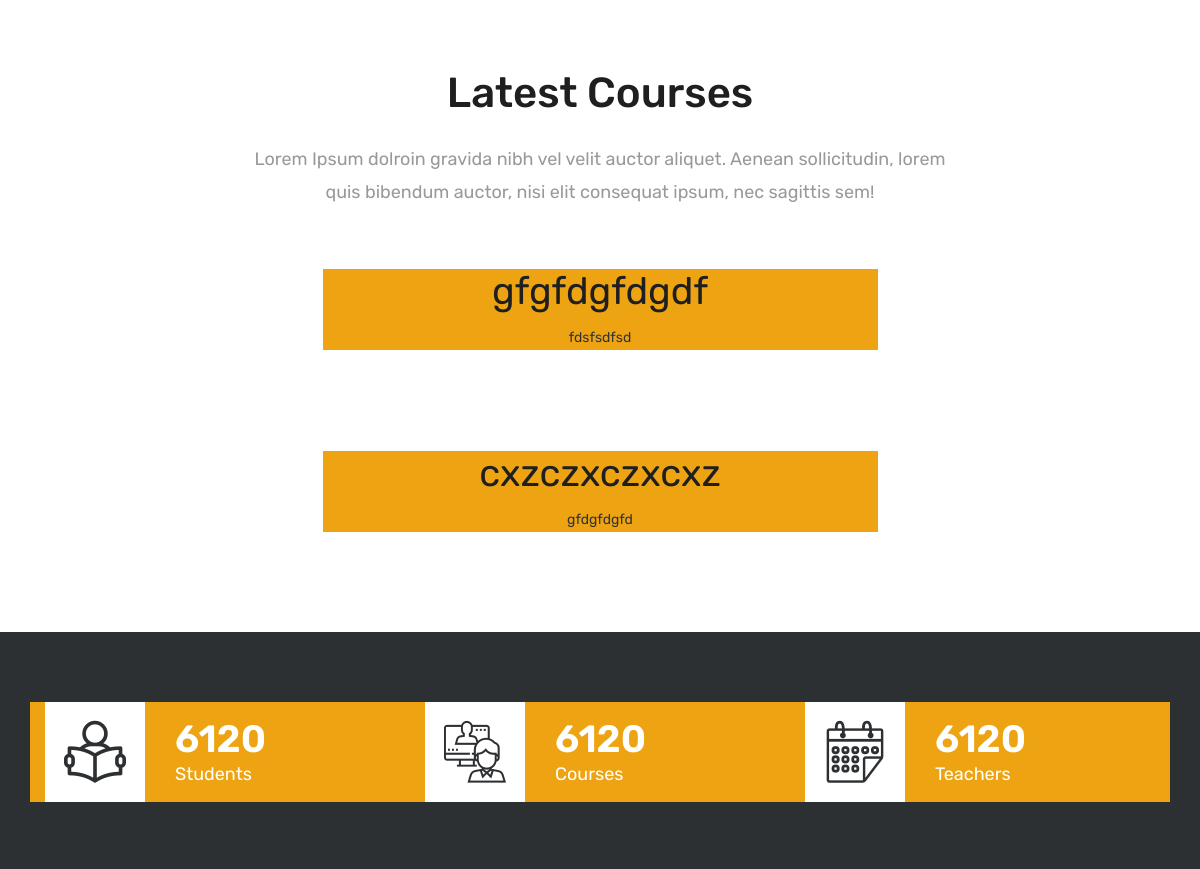
The app's page / (middle part), older data.
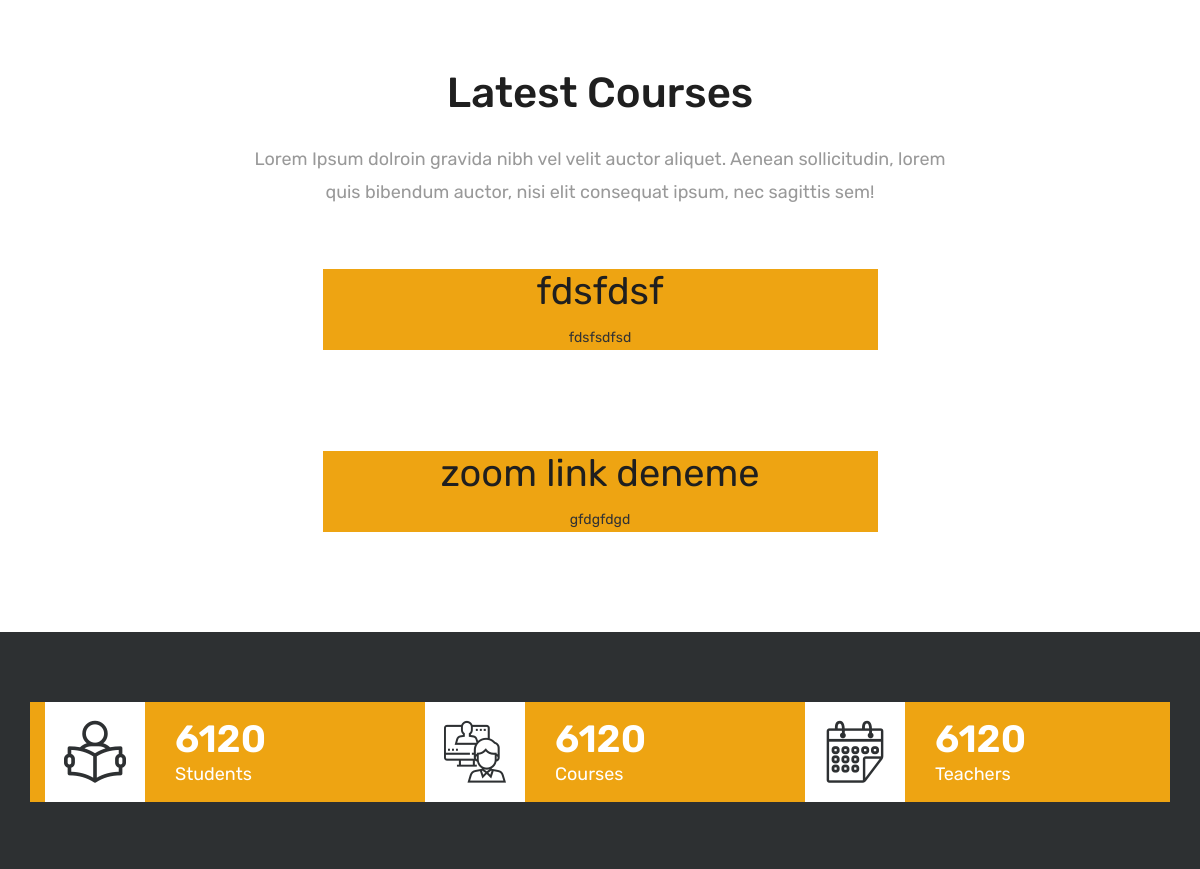
The same page, newer data.
### courses/models.py (models this page shows, shortened)
class Course(models.Model):
    teacher = models.ForeignKey(User, null=False, on_delete=models.CASCADE)
    name = models.CharField(max_length=25, unique=True)
    category = models.ForeignKey(Category, null=True, on_delete=models.DO_NOTHING)
    students = models.ManyToManyField(User, blank=True, related_name='courses_joined')
    description = models.TextField(blank=True, null=True)
    image = models.ImageField(blank=True, upload_to="courses", default="courses/default_course_image.jpg")
    token = models.IntegerField()
    zoom_link=models.TextField(null=True)
    zoom_password=models.TextField(null=True)
    available = models.BooleanField(default=True)

### pages/views.py (the view)
# urls.py: path('', IndexView.as_view(), name="index"),
class IndexView(TemplateView):
    template_name = 'index.html'
    def get_context_data(self, **kwargs):
        context = super().get_context_data(**kwargs)
        context['courses'] = Course.objects.filter(available=True)[:2]
        context['total_course'] = Course.objects.filter(available=True).count()
        context['total_students'] = User.objects.count()
        context['total_teachers'] = User.objects.filter(is_teacher=True).count()
        return context

### templates/index.html (shortened to what this page needs)
{% extends 'partials/_base.html' %}
{% load static %}
{% block content %}
{% include 'latestCourses.html' %}
{% include 'showStats.html' %}
	{% endblock %}

### templates/latestCourses.html (shortened to what this page needs)
<div id="overviews" class="section wb">
    <div class="container">
        <div class="section-title row text-center">
            <div class="col-md-8 offset-md-2">
                <h3>Latest Courses</h3>
                <p class="lead">Lorem Ipsum dolroin gravida nibh vel velit auctor aliquet. Aenean sollicitudin, lorem quis bibendum auctor, nisi elit consequat ipsum, nec sagittis sem!</p>
            </div>
        </div>
        {% for course in courses %}
        <div style="text-align:-webkit-center;">
            <div class="align-items-center ">
                {% if not forloop.first %}
                <div class="col-xl-6 col-lg-6 col-md-12 col-sm-12">
                    <div class="post-media wow fadeIn">
                    </div>
                </div>
                {% endif %}
                <div class="col-xl-6 col-lg-6 col-md-12 col-sm-12" style="background-color:#eea412">
                    <div class="message-box">
                        <h2>{{ course.name }}</h2>
                        <p>{{course.description}}</p>
                    </div>
                </div>
                {% if forloop.first %}
                <div class="col-xl-6 col-lg-6 col-md-12 col-sm-12">
                    <div class="post-media wow fadeIn">
                    </div>
                </div>
                {% endif %}
        </div>
       </div>
        {% endfor %}
    </div>
</div>

Row changes from the older to the newer data that the page shows:
changed Course "fdsfsdfsd": name "gfgfdgfdgdf" → "fdsfdsf"
changed Course: name "cxzczxczxcxz" → "zoom link deneme"; description "gfdgfdgfd" → "gfdgfdgd"
